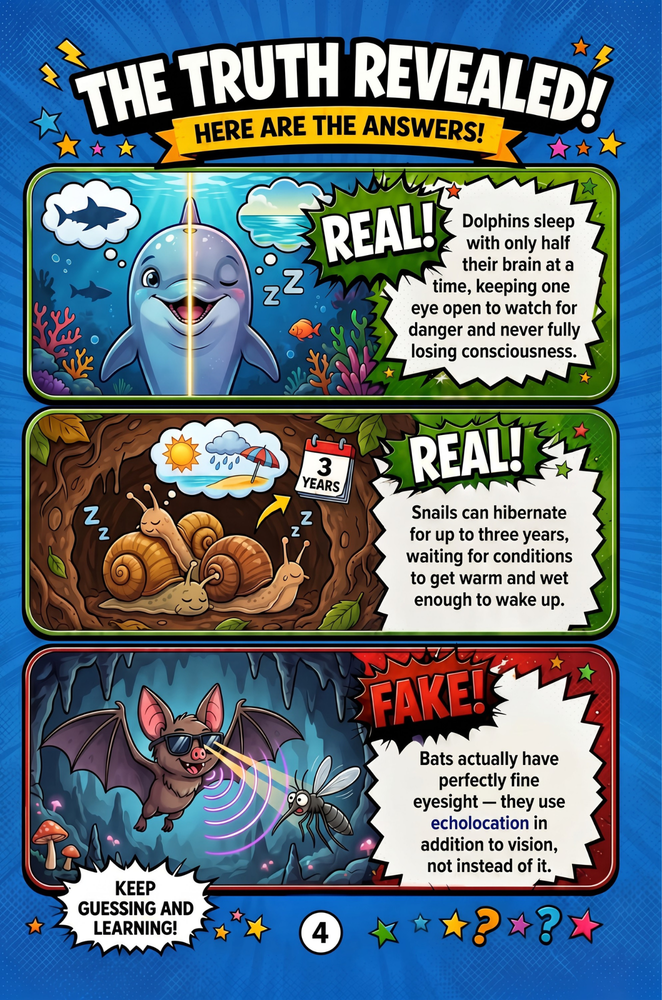
#> input picture 10.png, 662 x 1000 px, shrunk from 1324 x 2000 before the run
$ python -i pages.py   (imports and definitions only)
#> lines starting #> are read from the running program, lines starting #| are printed output that depends on the picture; after the words box and inside, x2 and y2 are one past the last pixel; in counts of white or black regions, pixels touching at a corner belong together
#> in background_swatch, img is the input picture: PIL image 662x1000 RGB; mean R, G, B 94.4, 115.2, 127.7
"""Cut a printed book page into its three panels.

A Trick Trivia page is three cards stacked on a flat halftone ground, with
the title lockup above them. The cards are found by looking for the ground
itself: the only rows that are almost entirely background are the seams
between cards, the breathing space under the title, and the margin below
the last card. Four such seams bound three panels.

Ink is not a usable signal here -- the illustrations are full-bleed and
frequently darker than the card outlines, and decorative bubbles overlap
the card edges. Background coverage is stable across every page tested,
including reveal pages whose underwater art is close in hue to the ground.

Detection is a convenience, not a contract: pass explicit bands in the
round file whenever a page does something unusual, and check any new page
with `python make.py calibrate` before rendering around it.
"""
from __future__ import annotations

import numpy as np
from PIL import Image, ImageDraw

BG_TOLERANCE = 190     # summed per-channel distance that still reads as ground
SEAM_COVERAGE = 0.55   # fraction of the row width that must be ground
EDGE_COVERAGE = 0.50   # looser, for the outer edges of the panel block
MIN_SEPARATION = 200   # px; stops one wide seam being counted twice
SEARCH_TOP, SEARCH_BOTTOM = 0.35, 0.75   # where interior seams can live


def _ground_profile(img: Image.Image) -> np.ndarray:
    """Per-row fraction of pixels matching the page's background colour."""
    a = np.asarray(img, dtype=np.int16)
    h, w = a.shape[:2]
#> h = 1000; w = 662
    ring = np.concatenate([a[:30].reshape(-1, 3), a[-30:].reshape(-1, 3)])
    ground = np.median(ring, axis=0)
#> ground = [17, 93, 180]
    matches = np.abs(a - ground).sum(axis=2) < BG_TOLERANCE
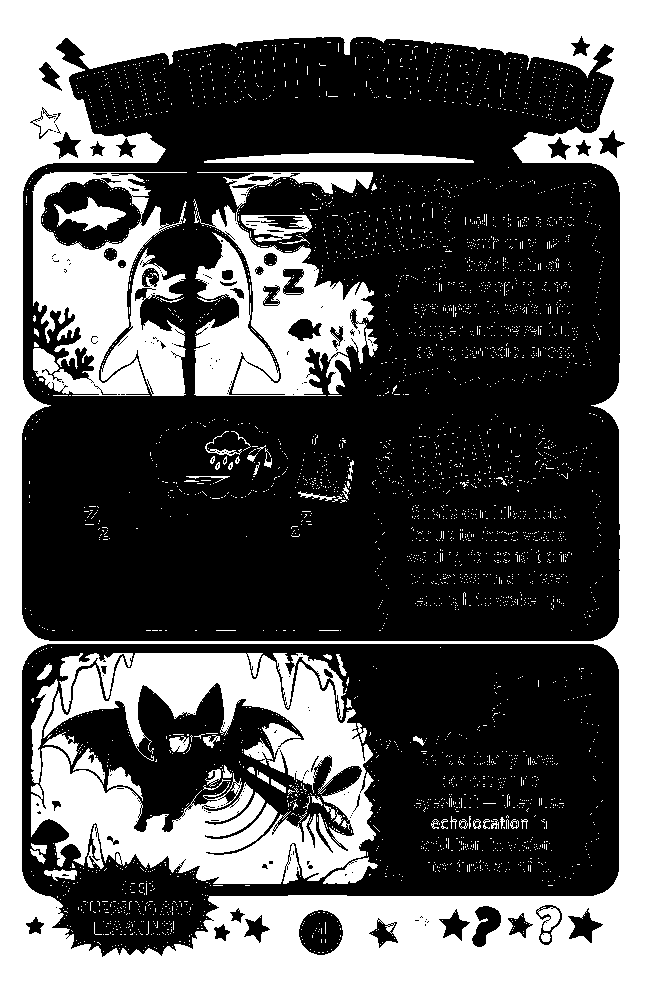
#> matches: shape (1000, 662) bool; 38.9% white; 3832 white regions (3760 under 20 px), largest, box (x1, y1, x2, y2) and area: (0, 0, 662, 1000) 159226, (31, 653, 376, 884) 39025, (193, 172, 378, 396) 20120
    return matches[:, int(w * 0.10):int(w * 0.90)].mean(axis=1)


# [121 lines left out: functions _seams, _interior_seams, _sustained_runs, _block_edges, find_panels, _trim_banner and 3 more, not called in this run]


def _period(block: np.ndarray, axis: int, lo: int = 6, hi: int = 40) -> int:
    """The repeat length of the halftone along one axis.

    A swatch cut to a whole number of periods tiles without seams; a swatch
    of an arbitrary size leaves a visible grid across the finished frame.
    """
    limit = min(hi, block.shape[axis] // 2)
    if limit <= lo:
        return max(1, block.shape[axis])
    scores = []
    for step in range(lo, limit + 1):
        a, b = (block[:-step], block[step:]) if axis == 0 else \
               (block[:, :-step], block[:, step:])
        scores.append((float(np.abs(a - b).mean()), step))
    return min(scores)[1]


def background_swatch(path: str) -> Image.Image:
    """A seamlessly tileable piece of the page's halftone ground.

    The page corners are not empty -- a mascot and decorative stars sit in
    them -- so the swatch is cut from the widest band of pure ground on the
    page, then sized to a whole number of halftone periods. Tiling anything
    else leaves a visible grid across the finished frame.
    """
    img = Image.open(path).convert("RGB")
    profile = _ground_profile(img)
#> profile = 1000 values, max 1 at index 0, min 0 at index 164, mean 0.311
    bands, y, h = [], 0, img.size[1]
#> bands = []; y = 0; h = 1000
    while y < h:
        if profile[y] >= 0.99:
            start = y
            while y < h and profile[y] >= 0.99:
                y += 1
            bands.append((y - start, start, y - 1))
        else:
            y += 1
#> after the loop, bands = [(37, 0, 36), (3, 641, 643), (45, 955, 999)]; y = 1000
    if not bands:
        return img.crop((0, 0, 16, 16))

    _, top, bottom = max(bands)
#> top = 955; bottom = 999
    strip = np.asarray(img.crop((0, top, img.size[0], bottom + 1)), dtype=np.int16)
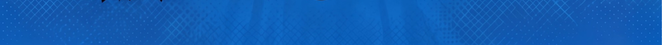
#> strip: shape (45, 662, 3) int16; mean R, G, B 16.6, 92.7, 179.7
    px, py = _period(strip, 1), _period(strip, 0)
#> after the loop in _period, `for step in range(lo, limit + 1):`: scores = 35 pairs, first value 3.1 to 4.85, second value 6 to 40
#> in _period (call 2), `limit = min(hi, block.shape[axis] // 2)`: limit = 22
#> the loop in _period (call 2), `for step in range(lo, limit + 1):` made 17 passes
#> pass 1, in _period (call 2), `a, b = (block[:-step], block[step:]) if axis == 0 else \ (block[:, :-s..`:
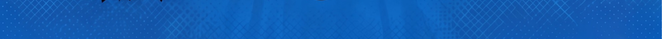
#> a: shape (39, 662, 3) int16; mean R, G, B 16.9, 92.7, 179.4
#> after the loop in _period (call 2), `for step in range(lo, limit + 1):`: scores = [(3.63, 6), (3.18, 7), (2.75, 8), (3.25, 9), (3.86, 10), (4.1, 11), (4.19, 12), (4.22, 13), (4.18, 14), (3.96, 15), (3.77, 16), (3.98, 17), (4.36, 18), (4.58, 19), (4.69, 20), (4.72, 21), (4.7, 22)]
#> px = 8; py = 8
    return img.crop((0, top, px, top + py))


# [9 lines left out: function calibrate, not called in this run]

>>> result = background_swatch('../10.png')

$ run again, on 7.png
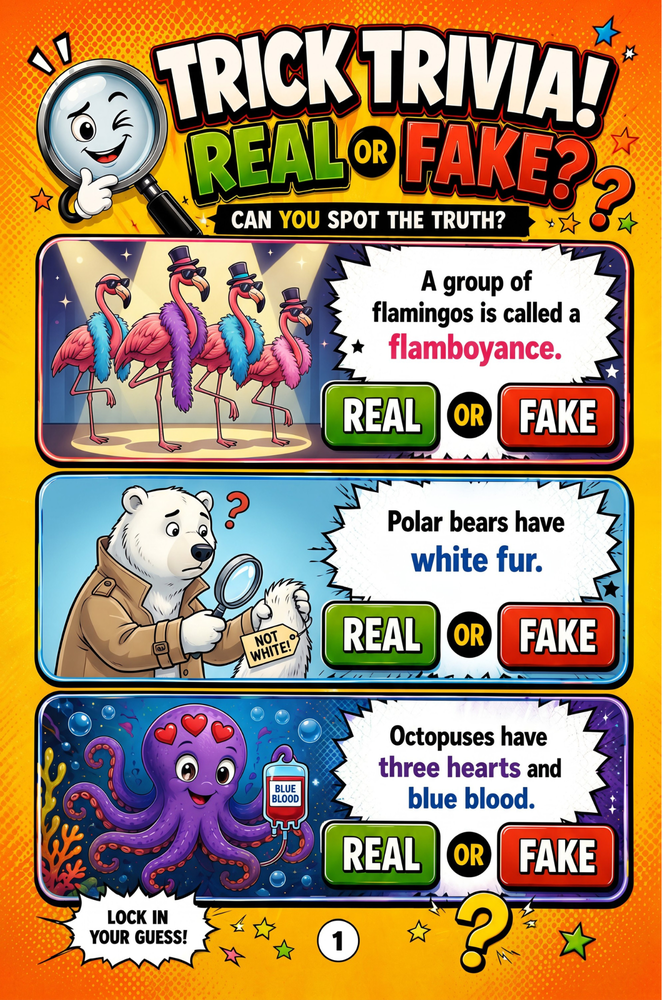
#> input picture 7.png, 662 x 1000 px, shrunk from 1324 x 2000 before the run
#> in background_swatch, img is the input picture: PIL image 662x1000 RGB; mean R, G, B 165.9, 138, 103.7
#> ground = [248, 98, 4]
#> in _ground_profile, `matches = np.abs(a - ground).sum(axis=2) < BG_TOLERANCE`:
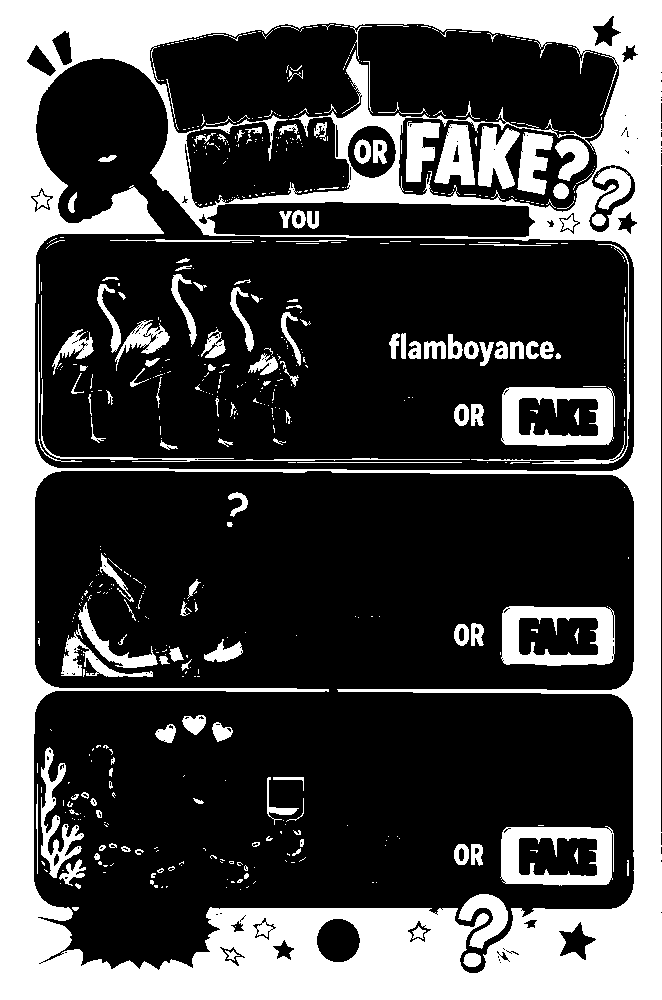
#> matches: shape (1000, 662) bool; 30.1% white; 618 white regions (455 under 20 px), largest, box (x1, y1, x2, y2) and area: (0, 0, 662, 1000) 155477, (501, 606, 615, 666) 3725, (501, 387, 615, 446) 3682
#> profile = 1000 values, max 1 at index 0, min 0 at index 246, mean 0.211
#> after the loop in background_swatch, `while y < h:`: bands = [(23, 0, 22), (27, 973, 999)]; y = 1000
#> top = 973; bottom = 999
#> the loop in _period, `for step in range(lo, limit + 1):` made 35 passes
#> pass 1, in _period, `a, b = (block[:-step], block[step:]) if axis == 0 else \ (block[:, :-s..`:
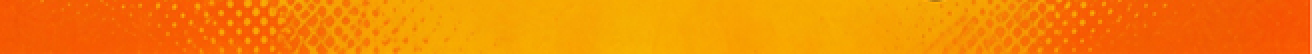
#> b: shape (27, 656, 3) int16 (shown 2 times larger); mean R, G, B 245.9, 132.6, 3.3
#> after the loop in _period, `for step in range(lo, limit + 1):`: scores = 35 pairs, first value 3.46 to 6.1, second value 6 to 40
#> px = 8; py = 9

$ run again, on 8.png
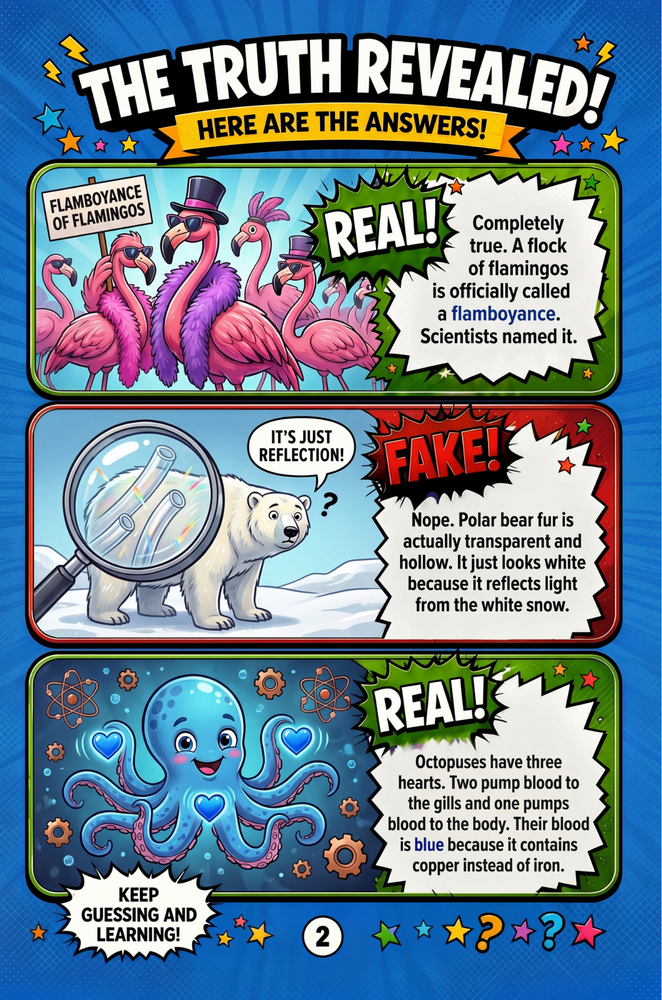
#> input picture 8.png, 662 x 1000 px, shrunk from 1324 x 2000 before the run
#> in background_swatch, img is the input picture: PIL image 662x1000 RGB; mean R, G, B 107.8, 130.3, 147.8
#> ground = [14, 95, 181]
#> in _ground_profile, `matches = np.abs(a - ground).sum(axis=2) < BG_TOLERANCE`:
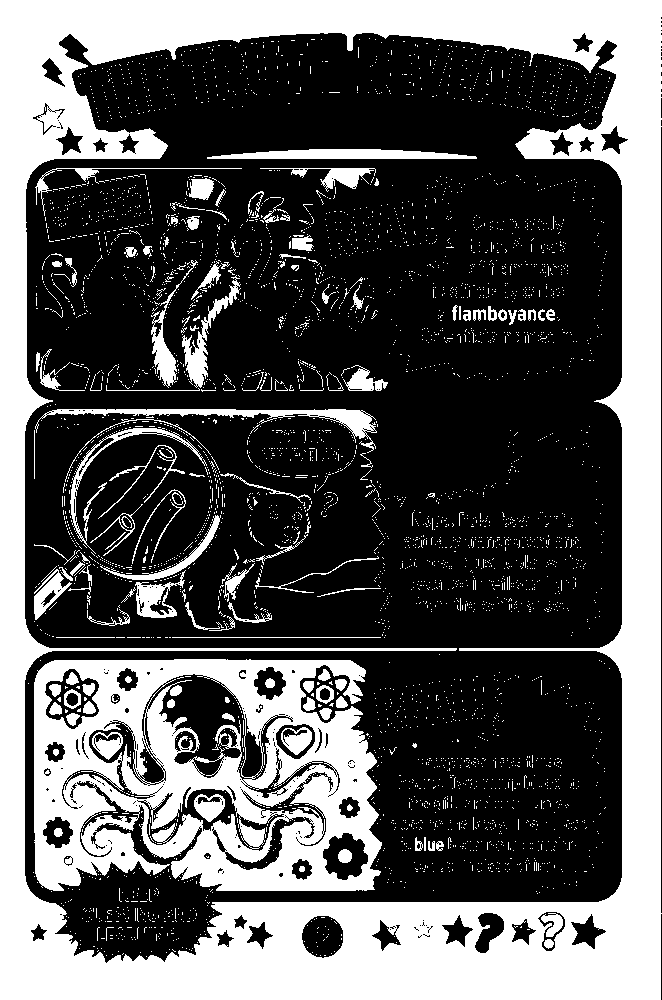
#> matches: shape (1000, 662) bool; 35.3% white; 4299 white regions (4168 under 20 px), largest, box (x1, y1, x2, y2) and area: (0, 0, 662, 1000) 152654, (34, 659, 382, 891) 48770, (35, 409, 377, 453) 2464
#> profile = 1000 values, max 1 at index 0, min 0 at index 160, mean 0.272
#> after the loop in background_swatch, `while y < h:`: bands = [(33, 0, 32), (3, 648, 650), (39, 961, 999)]; y = 1000
#> top = 961; bottom = 999
#> in background_swatch, `strip = np.asarray(img.crop((0, top, img.size[0], bottom + 1)), dtype=..`:
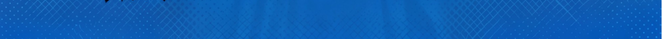
#> strip: shape (39, 662, 3) int16; mean R, G, B 13, 93.7, 179.2
#> after the loop in _period, `for step in range(lo, limit + 1):`: scores = 35 pairs, first value 3.05 to 4.62, second value 6 to 40
#> px = 8
